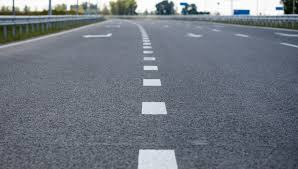
%> input picture images/jalan2.jpg, 298 x 169 px
$ octave --eval "result = preprocessImage(imread('../images/jalan2.jpg'));"   (GNU Octave 9; MATLAB toolbox functions it lacks are replaced by stand-ins)
%> lines starting %> are read from the running program, lines starting %| are printed output that depends on the picture
function gray = preprocessImage(img)
    % Mengonversi gambar ke grayscale
    gray = rgb2gray(img);
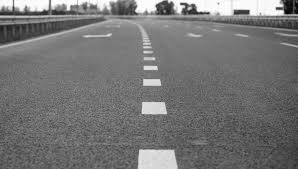
%> gray: size 169x298 uint8; min 2, max 255, mean 116.8

    % Menggunakan filter Gaussian untuk mengurangi noise
    gray = imgaussfilt(gray, 1.5);
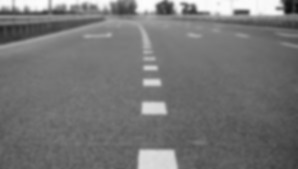
%> gray: size 169x298 uint8; min 14, max 252, mean 116.8

    % Menyesuaikan kontras gambar untuk meningkatkan deteksi tepi
    gray = imadjust(gray, [0.3 0.7], [0 1]);
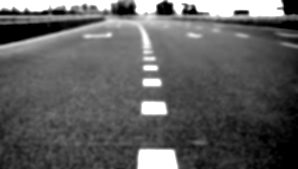
%> gray: size 169x298 uint8; min 0, max 255, mean 93.8

    % TAMBAHAN: Region of Interest (ROI) - fokus pada area jalan
    [h, w] = size(gray);
%> h = 169; w = 298
    mask = zeros(h, w);

    % Definisi ROI berbentuk trapesium (area jalan)
    vertices = [
        0.1*w, h;           % kiri bawah
        0.45*w, 0.6*h;      % kiri atas
        0.55*w, 0.6*h;      % kanan atas
        0.9*w, h            % kanan bawah
    ];

    mask = poly2mask(vertices(:,1), vertices(:,2), h, w);
    gray = gray .* uint8(mask);
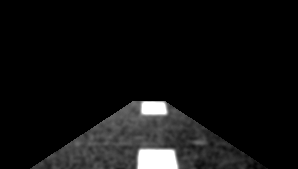
%> gray: size 169x298 uint8; min 0, max 255, mean 15.7
end

$ run again, on images/jalan4.jpg
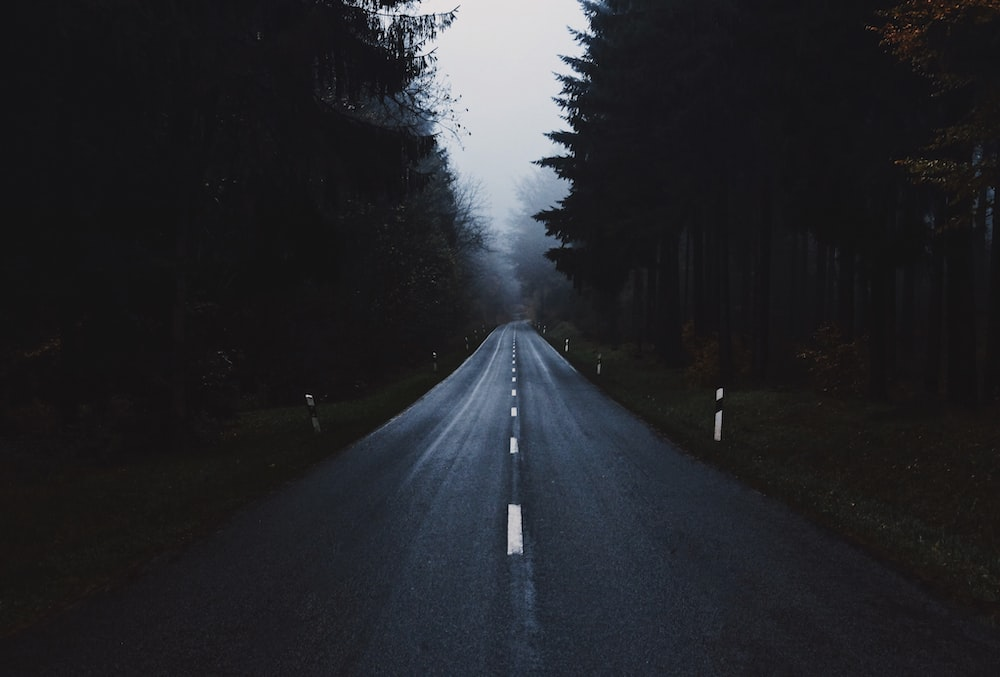
%> input picture images/jalan4.jpg, 1000 x 677 px
%> in preprocessImage, `gray = imadjust(gray, [0.3 0.7], [0 1]);`:
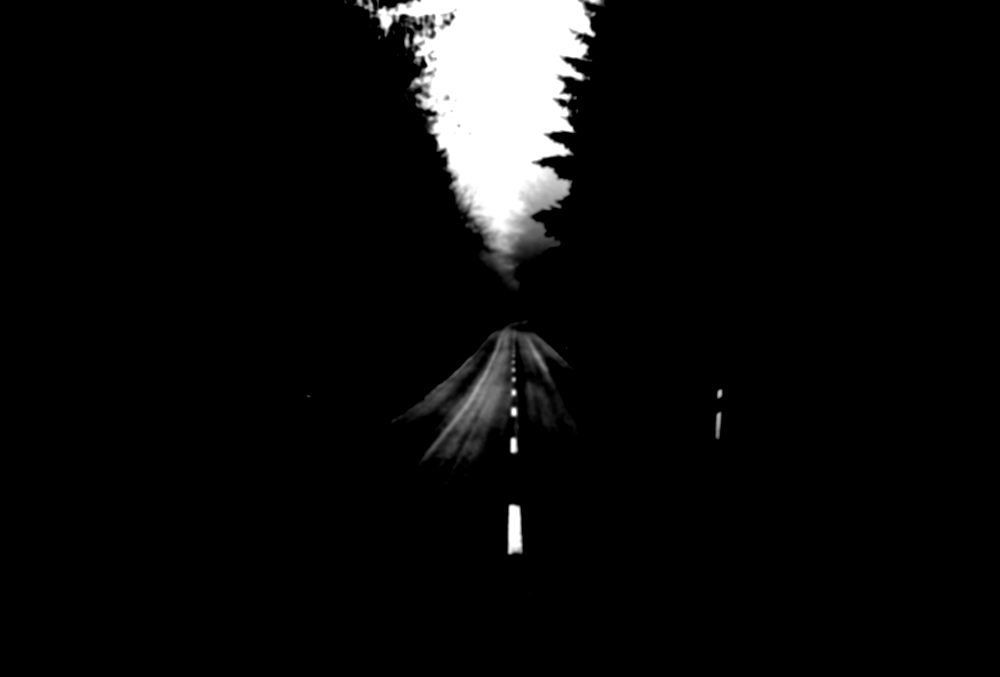
%> gray: size 677x1000 uint8; min 0, max 255, mean 12.7
%> in preprocessImage, `gray = gray .* uint8(mask);`:
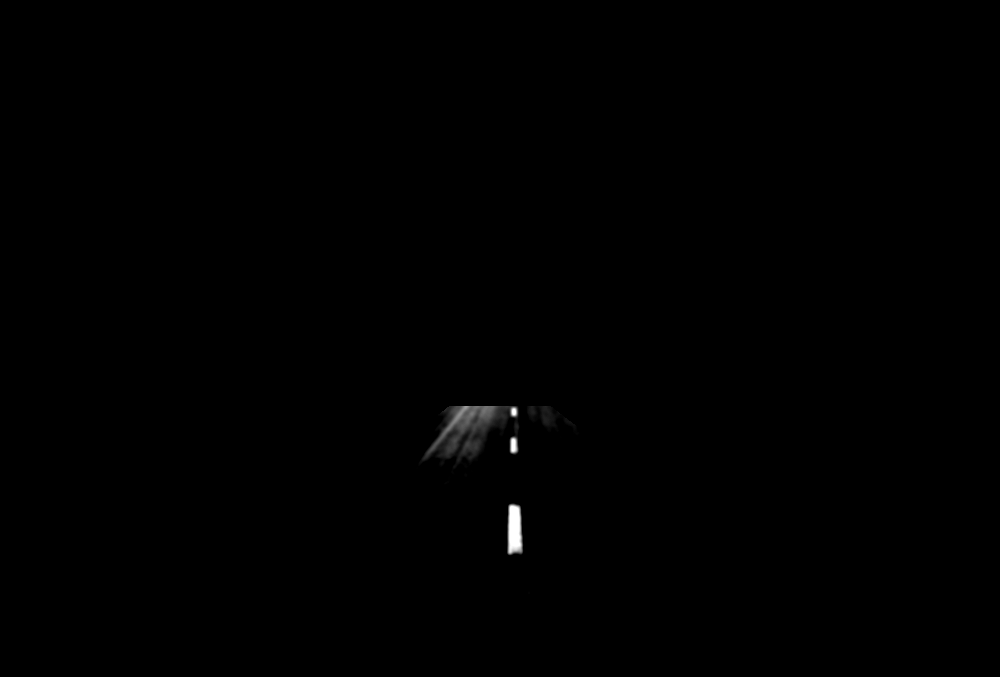
%> gray: size 677x1000 uint8; min 0, max 255, mean 0.5

$ run again, on images/jalan5.jpg
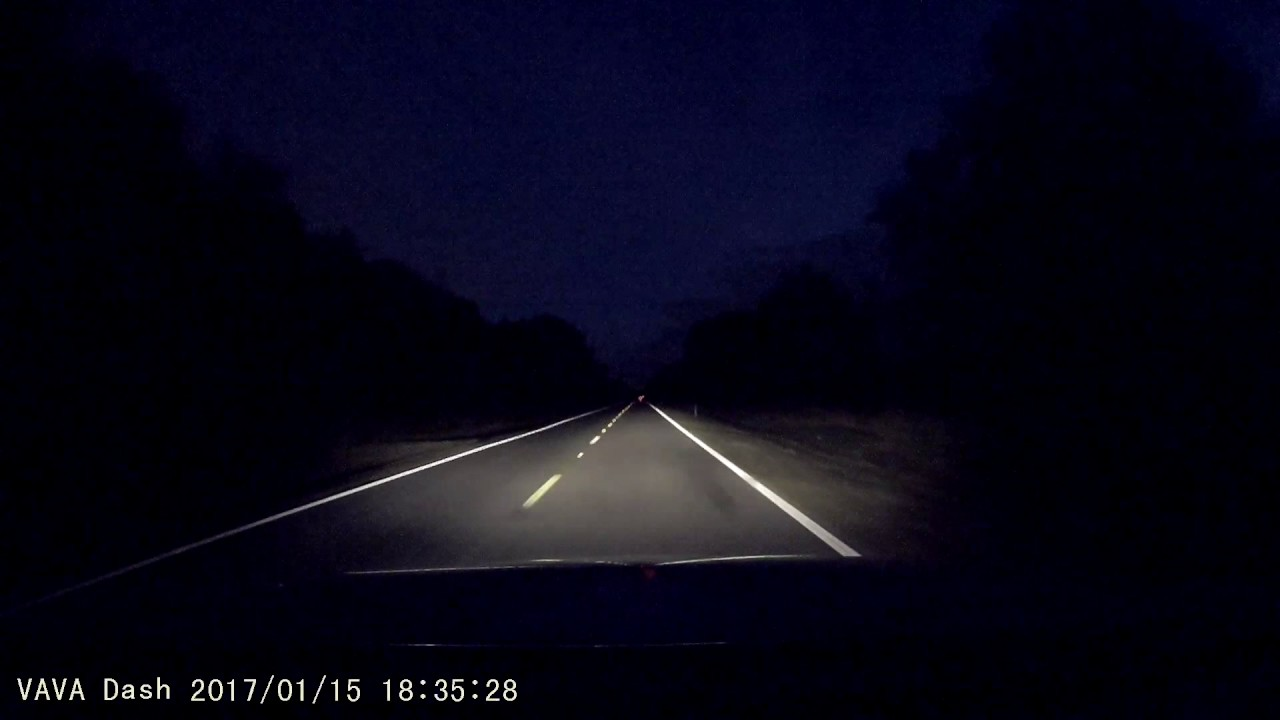
%> input picture images/jalan5.jpg, 1280 x 720 px
%> in preprocessImage, `gray = rgb2gray(img);`:
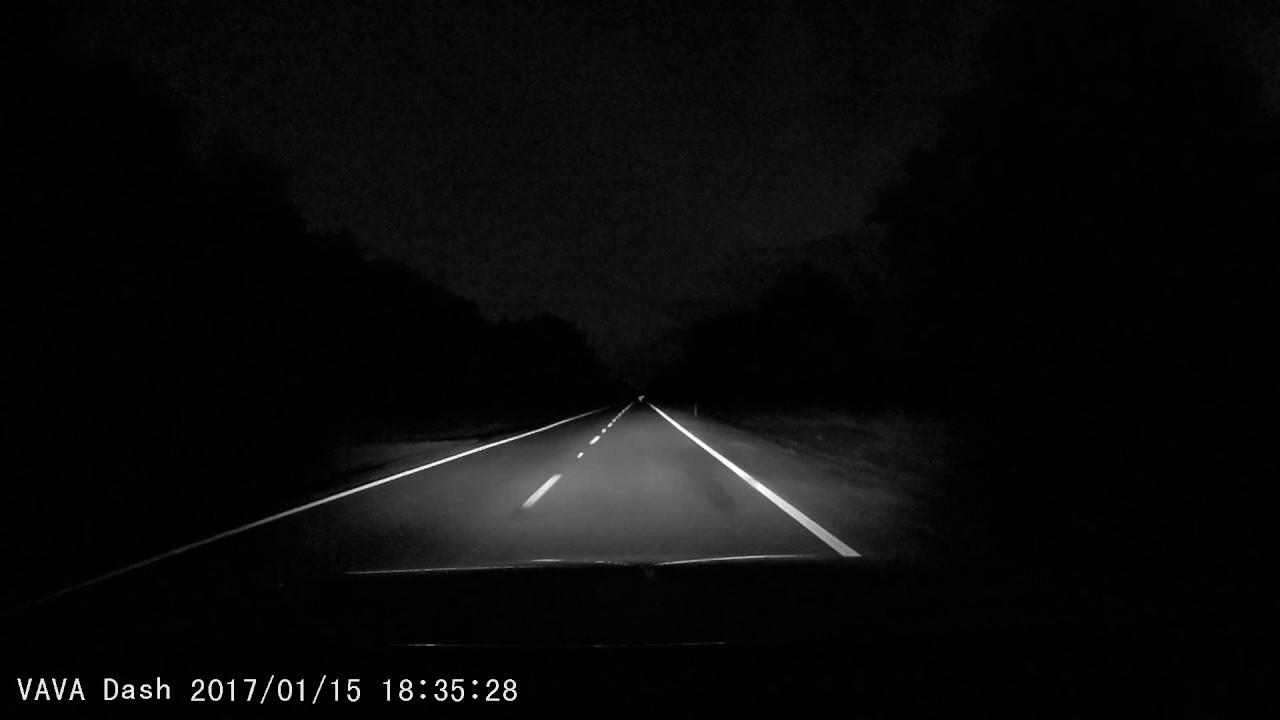
%> gray: size 720x1280 uint8; min 0, max 255, mean 10
%> in preprocessImage, `gray = imadjust(gray, [0.3 0.7], [0 1]);`:
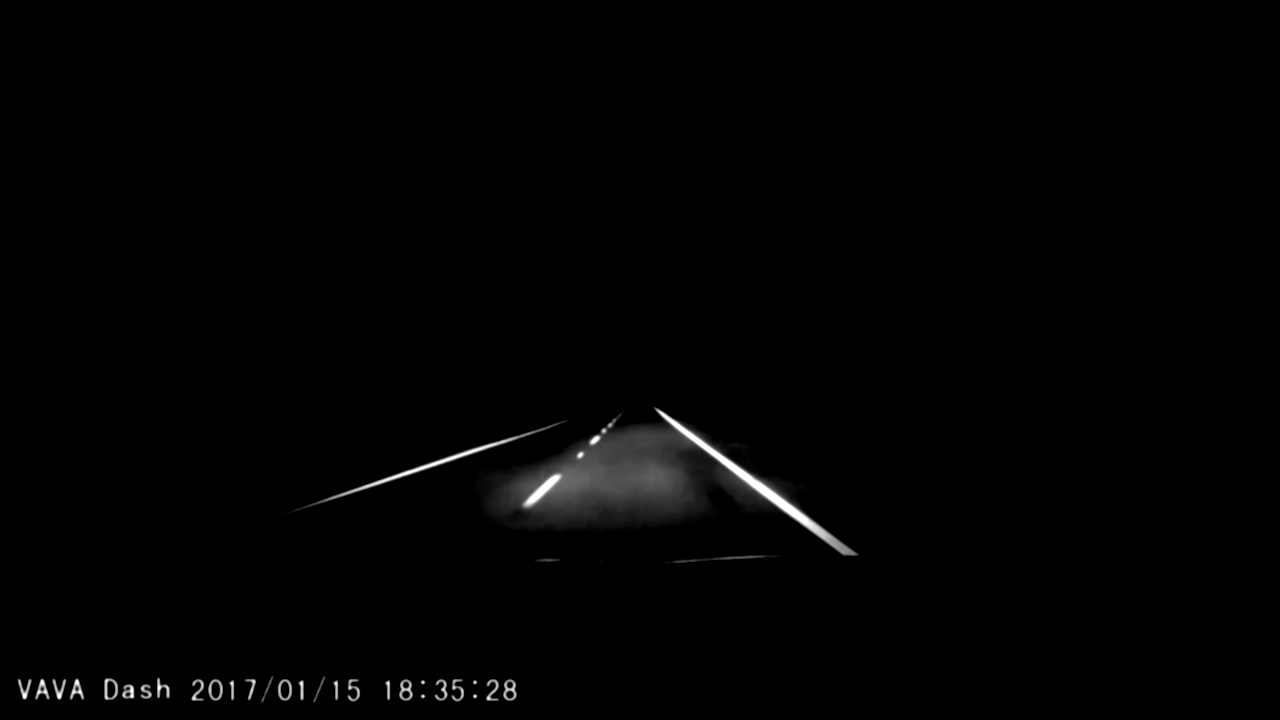
%> gray: size 720x1280 uint8; min 0, max 255, mean 2.4

$ run again, on images/jalan1.png
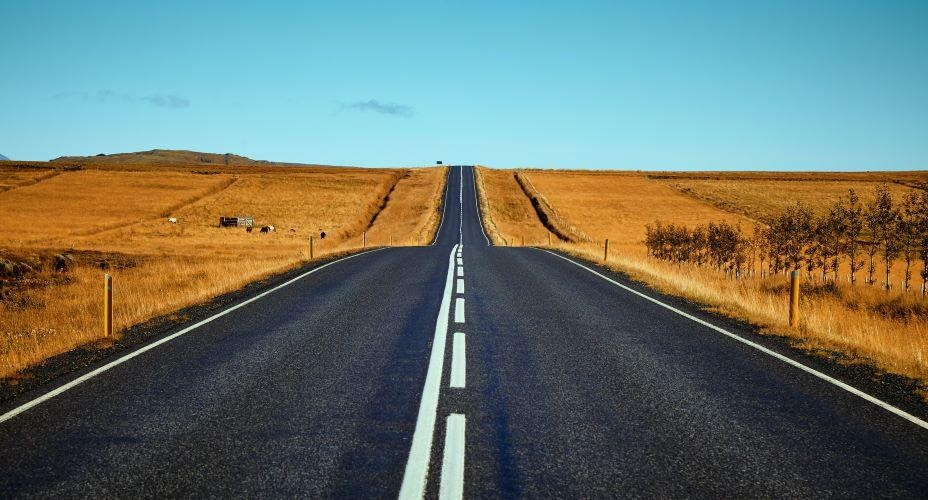
%> input picture images/jalan1.png, 928 x 500 px
%> in preprocessImage, `gray = imadjust(gray, [0.3 0.7], [0 1]);`:
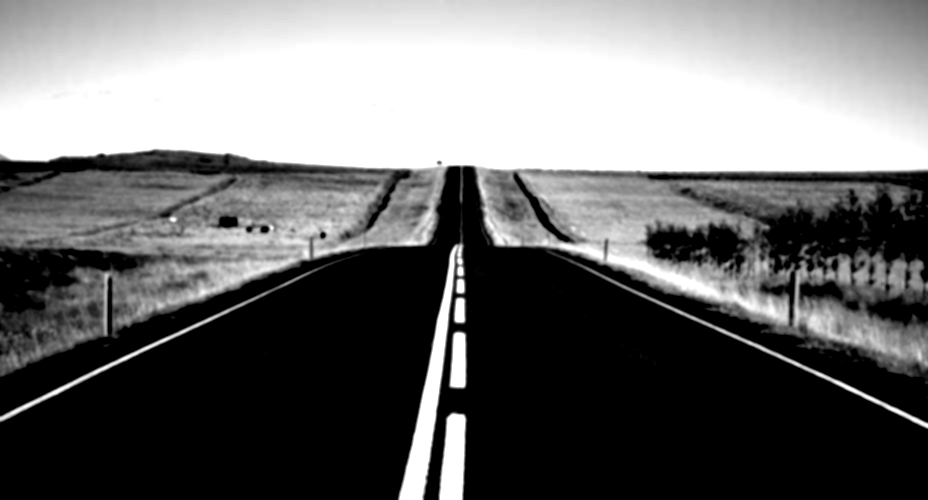
%> gray: size 500x928 uint8; min 0, max 255, mean 109.6
%> in preprocessImage, `gray = gray .* uint8(mask);`:
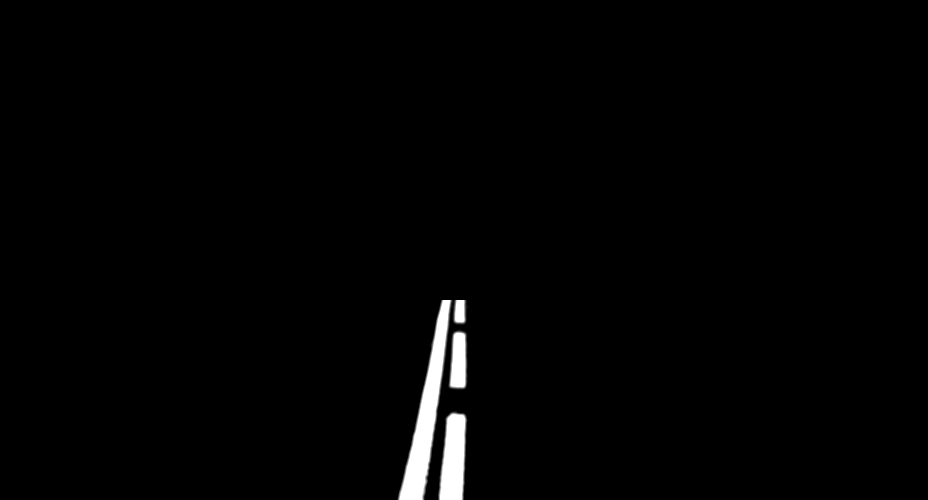
%> gray: size 500x928 uint8; min 0, max 255, mean 3.5
